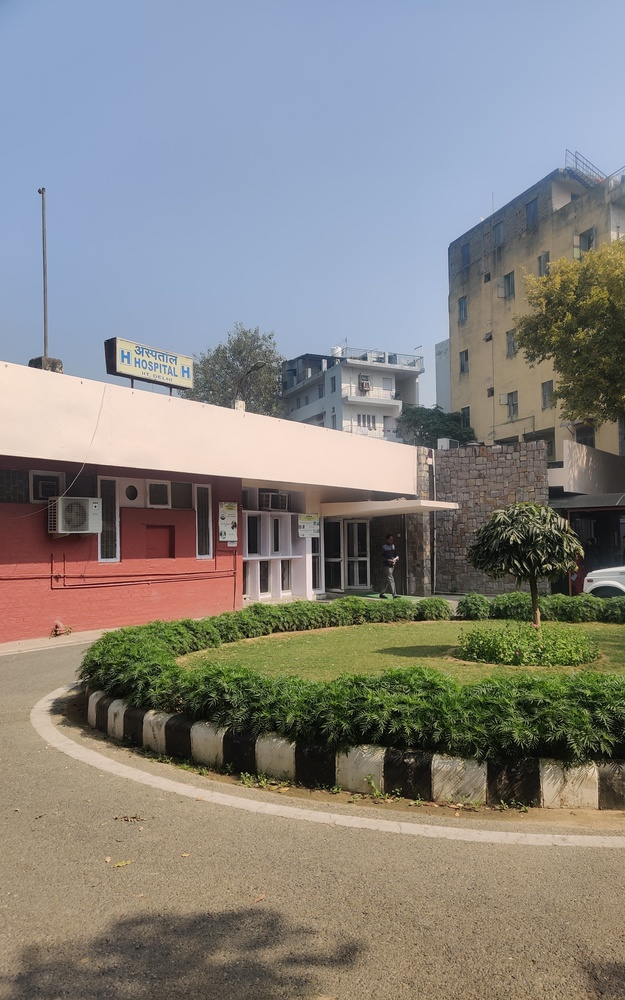
#> input picture Datasets/2/image 1.jpg, 625 x 1000 px, shrunk from 2500 x 4000 before the run; its folder holds only this picture in this run
$ jupyter execute --allow-errors PanaromaStitching.ipynb.ipynb   (older library calls are emulated)
#> lines starting #> are read from the running program, lines starting #| are printed output that depends on the picture
[cell 1]
import cv2
import numpy as np
import matplotlib.pyplot as plt
import math
import glob
import warnings
warnings.filterwarnings("ignore")

[cell 2]
#Directory path where data is stored
#Dataset name
#Directory to save the panaroma
#Is blurring the image needed
DataDirectoryPath="Datasets/"
DataSet="2/"
resultDir="Results/"
resultName="stitchedImg4.jpg"
blurImage=True
blurKernelSize=5
blurSigma=2
patchSize=5

[cell 3]
#Hessian corner detection threshold
#Patch MSE difference threshold
#Proximity threshold (L2 norm between coordinates)
cornerThreshold=350
matchingThreshold=20
proximityThreshold=300

[cell 4]
#Funcction to draw circles around corners
# [4 lines left out: function drawCircles, not called in this run]

[cell 5]
#Hessian corner detection code
def HessianCornerDetection(img,cornerThreshold=cornerThreshold):
    dervX=np.array([[-1.0,0.0,1.0],[-1.0,0.0,1.0],[-1.0,0.0,1.0]])
    dervY=np.array([[-1.0,-1.0,-1.0],[0.0,0.0,0.0],[1.0,1.0,1.0]])

    Ix=cv2.filter2D(img,ddepth=cv2.CV_64F,kernel=dervX)
    Iy=cv2.filter2D(img,ddepth=cv2.CV_64F,kernel=dervY)
    Ixx=cv2.filter2D(Ix,ddepth=cv2.CV_64F,kernel=dervX)
    Iyy=cv2.filter2D(Iy,ddepth=cv2.CV_64F,kernel=dervY)
    Ixy=cv2.filter2D(Ix,ddepth=cv2.CV_64F,kernel=dervY)
    Iyx=cv2.filter2D(Iy,ddepth=cv2.CV_64F,kernel=dervX)

    cornerPoints=[]

    for i in range(img.shape[0]):
        for j in range(img.shape[1]):
            minEigValue=np.min(np.abs(np.linalg.eigvals(np.array([[Ixx[i][j], Ixy[i][j]],[Iyx[i][j], Iyy[i][j]]]))))
            if np.abs(minEigValue) > cornerThreshold:
                cornerPoints.append([i,j])

    return np.array(cornerPoints)

[cell 6]
def findL2Norm(patch1,patch2):
    return np.sum(np.square(patch1-patch2))

[cell 7]
#HOG descriptor code (but not used for image stitching)
# [17 lines left out: function HOG, not called in this run]

[cell 8]
#Normalising the patch
def meanNormalisation(patch):
    return (patch-np.mean(patch))/np.std(patch)

[cell 9]
#Finding the matching corners in two images
def matchingCorners(img1,img2,matchingThreshold=matchingThreshold):
    cornerPoints1=HessianCornerDetection(img1,cornerThreshold=cornerThreshold)
    cornerPoints2=HessianCornerDetection(img2,cornerThreshold=cornerThreshold)
    commonCorners1=[]
    commonCorners2=[]

    for i in range(len(cornerPoints1)):
        leftCornerX=cornerPoints1[i][0]-patchSize
        leftCornerY=cornerPoints1[i][1]-patchSize
        rightCornerX=cornerPoints1[i][0]+patchSize
        rightCornerY=cornerPoints1[i][1]+patchSize

        if leftCornerX<0 or leftCornerY<0 or rightCornerX>img1.shape[0] or rightCornerY>img1.shape[1]:
            continue

        patch1=img1[leftCornerX:rightCornerX,leftCornerY:rightCornerY]
        bestMatchScore=-1
        bestMatchIndex=-1
        feature1=meanNormalisation(patch1)

        for j in range(len(cornerPoints2)):
            #if np.linalg.norm(cornerPoints2[j]-cornerPoints1[i])>proximityThreshold:
            #    continue
            leftCornerX=cornerPoints2[j][0]-patchSize
            leftCornerY=cornerPoints2[j][1]-patchSize
            rightCornerX=cornerPoints2[j][0]+patchSize
            rightCornerY=cornerPoints2[j][1]+patchSize

            if leftCornerX<0 or leftCornerY<0 or rightCornerX>img2.shape[0] or rightCornerY>img2.shape[1]:
                continue
            patch2=img2[leftCornerX:rightCornerX,leftCornerY:rightCornerY]
            feature2=meanNormalisation(patch2)
            diff = findL2Norm(feature1,feature2)
            if (diff < bestMatchScore or bestMatchScore ==-1):
                bestMatchScore=diff
                bestMatchIndex=j
        if bestMatchScore==-1:
            continue
        if bestMatchScore < matchingThreshold:
            commonCorners1.append(cornerPoints1[i])
            commonCorners2.append(cornerPoints2[bestMatchIndex])
    print("The number of matching corners is ", len(commonCorners1))
    return np.array(commonCorners1),np.array(commonCorners2)

[cell 10]
# [7 lines left out: function plotMatching, not called in this run]

[cell 11]
#Finding the affine matrix
#Y is the destination
# [5 lines left out: function AffineTransform, not called in this run]

[cell 12]
#MSE loss
# [5 lines left out: function errorCalculation, not called in this run]

[cell 13]
#RANSAC to find the best fit for affine matrix.
def RANSACFit(X,Y,pointInlineError=20,iter=2000,nPoints=3,fitThreshold=0.8,seedThreshold=0.4):
    nPoints=int(max(nPoints,seedThreshold*len(X)))
    finalAffine=np.zeros((3,3))
    for i in range(iter):
        idxSelected=list(set(np.random.randint(0,len(X)-1,nPoints)))
        idxNotSelected=list(set(np.linspace(0,len(X)-1,len(X),dtype = int))-set(idxSelected))
        xSelected=X[idxSelected,:]
        ySelected=Y[idxSelected,:]

        xNotSelected=X[idxNotSelected,:]
        yNotSelected=Y[idxNotSelected,:]
        affineMatrix=AffineTransform(xSelected,ySelected)
        error=errorCalculation(affineMatrix,xNotSelected,yNotSelected)
        mask= error<=pointInlineError
        bestError=np.inf

        if np.sum(mask) >= fitThreshold*len(xNotSelected):
            tempX=np.append(xSelected,xNotSelected[mask],0)
            tempY=np.append(ySelected,yNotSelected[mask],0)
            affineMatrix=AffineTransform(tempX,tempY)
            error=np.sum(errorCalculation(affineMatrix,X,Y))
            if error <bestError:
                finalAffine=affineMatrix
                bestError=error
    return finalAffine

[cell 14]
#removing the black edges
# [7 lines left out: function correctBorders, not called in this run]

[cell 15]
#blurring the image and converting to grayscale
def imgPreProcessing(img):
    img=cv2.GaussianBlur(cv2.cvtColor(img, cv2.COLOR_BGR2GRAY),(blurKernelSize,blurKernelSize),blurSigma)
    return img

[cell 16]
#Stitching two images
# [22 lines left out: function pairwiseStitching, not called in this run]

[cell 17]
#Pyramid wise panaroma stitching (Taking 2 pairs of images and stitching them and continue the process till only 1 image is left)
# [23 lines left out: function PairWisePanaromaMatching, not called in this run]

[cell 18]
#Starting function
def PanaromaMatching(images):
    refImgIdx=0

    refImg=cv2.imread(images[refImgIdx])
#> refImg is the input picture: shape (1000, 625, 3); mean B, G, R 128.9, 132.5, 134.2

    for i in range(refImgIdx+1,len(images)):
        print("Starting Processing idx ",i)
        rightImg=cv2.imread(images[i])

        affImgGray=imgPreProcessing(rightImg.copy())
        refImgGray=imgPreProcessing(refImg.copy())

        refImg=pairwiseStitching(refImg , rightImg, refImgGray, affImgGray)
        print("Stitched img shape is ",refImg.shape)
        plt.imshow(refImg,cmap="gray")
        plt.show()
    return refImg

[cell 19]
#reading the images in ascending order of the names
images = []
for img in glob.glob(DataDirectoryPath+DataSet+"*.jpg"):
    images.append(img)

images=sorted([i for i in images if i.endswith(".jpg")], key=lambda x: (int((x.split(" ")[1]).split(".")[0]), x))

[cell 20]
images

[cell 21]
stitchedImg=PanaromaMatching(images)
#cv2.imwrite(resultDir+resultName ,stitchedImg)

[cell 22]
cv2.imwrite(resultDir+resultName ,stitchedImg)
#> Out = True

[cell 23]
#Ignore below this

[cell 24]
refImg=cv2.imread(DataDirectoryPath+DataSet+"image 0.jpg")
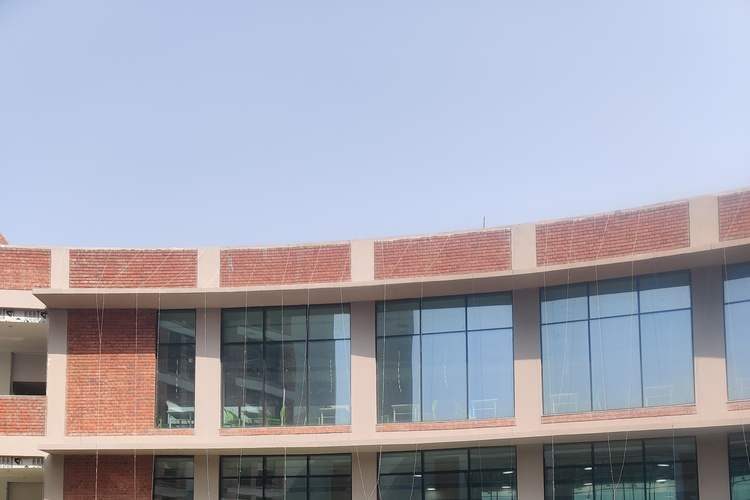
#> input picture Datasets/1/image 0.jpg, 750 x 500 px, shrunk from 3000 x 2000 before the run, found by its file name
#> refImg is the input picture: shape (500, 750, 3); mean B, G, R 176.5, 163.7, 162.4
affImg=cv2.imread(DataDirectoryPath+DataSet+"image 14.jpg")
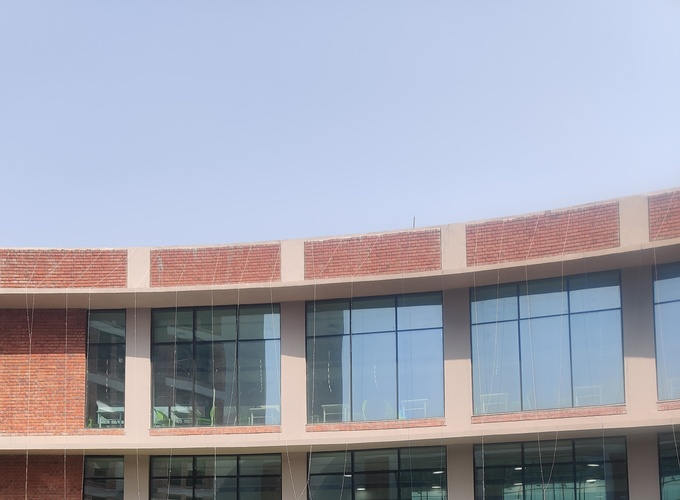
#> input picture Datasets/1/image 14.jpg, 680 x 500 px, shrunk from 2720 x 2000 before the run, found by its file name
#> affImg is the input picture: shape (500, 680, 3); mean B, G, R 176.2, 162.9, 160.9
#img3=cv2.imread(DataDirectoryPath+DataSet+"image 2.jpg")

[cell 25]
matchingCorners1,matchingCorners2=matchingCorners(imgPreProcessing(refImg.copy()),imgPreProcessing(affImg.copy()),matchingThreshold=matchingThreshold)
#> in imgPreProcessing, `img=cv2.GaussianBlur(cv2.cvtColor(img, cv2.COLOR_BGR2GRAY),(blurKernel..`:
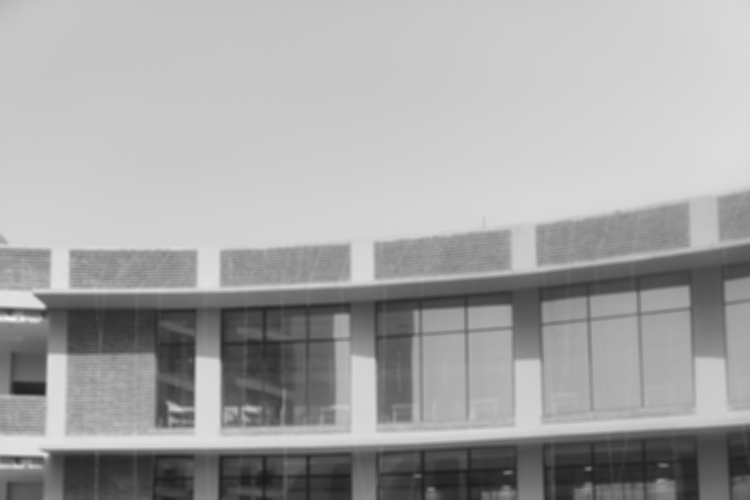
#> img: shape (500, 750); min 26, max 242, mean 164.8
#> in imgPreProcessing (call 2), `img=cv2.GaussianBlur(cv2.cvtColor(img, cv2.COLOR_BGR2GRAY),(blurKernel..`:
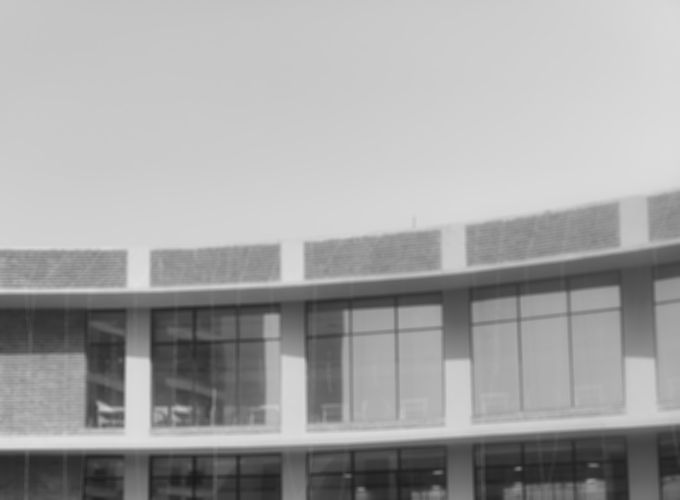
#> img: shape (500, 680); min 26, max 224, mean 163.8
#> in HessianCornerDetection, `dervX=np.array([[-1.0,0.0,1.0],[-1.0,0.0,1.0],[-1.0,0.0,1.0]])`: dervX = [[-1, 0, 1], [-1, 0, 1], [-1, 0, 1]]
#> in HessianCornerDetection, `Ix=cv2.filter2D(img,ddepth=cv2.CV_64F,kernel=dervX)`:
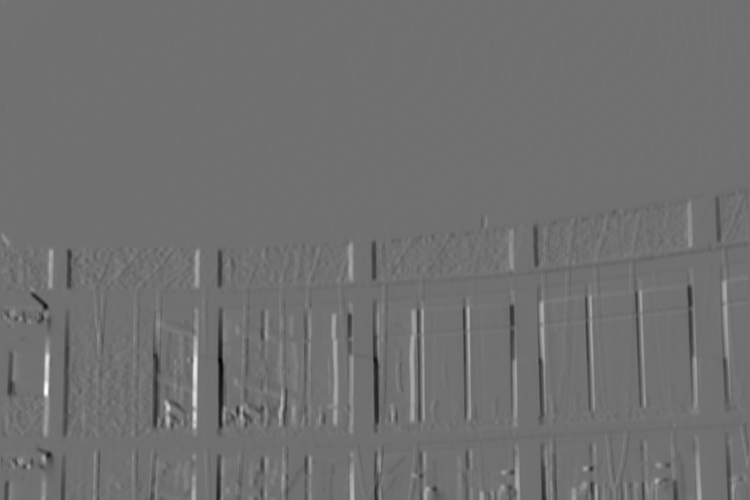
#> Ix: shape (500, 750) float64; min -199, max 251, mean -0.1; drawn with min black and max white
#> in HessianCornerDetection, `Ixy=cv2.filter2D(Ix,ddepth=cv2.CV_64F,kernel=dervY)`:
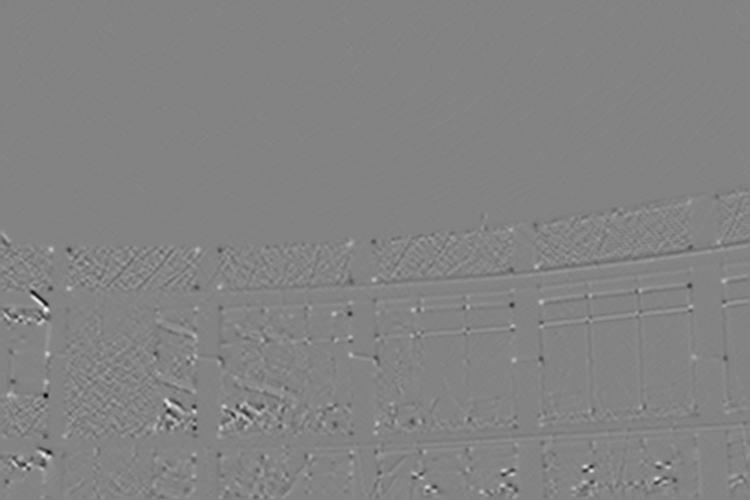
#> Ixy: shape (500, 750) float64; min -242, max 226, mean 0; drawn with min black and max white
#> after the loop in HessianCornerDetection, `for i in range(img.shape[0]):`: cornerPoints = []
#> in matchingCorners, `cornerPoints1=HessianCornerDetection(img1,cornerThreshold=cornerThresh..`: cornerPoints1 = empty array
#> call 2 of HessianCornerDetection, with cornerThreshold = 350
#> in HessianCornerDetection (call 2), `Iy=cv2.filter2D(img,ddepth=cv2.CV_64F,kernel=dervY)`:
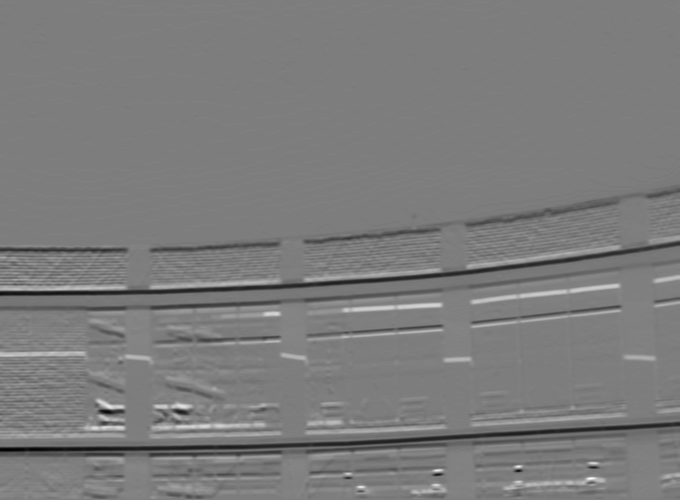
#> Iy: shape (500, 680) float64; min -180, max 187, mean -1.4; drawn with min black and max white
#> in HessianCornerDetection (call 2), `Iyy=cv2.filter2D(Iy,ddepth=cv2.CV_64F,kernel=dervY)`:
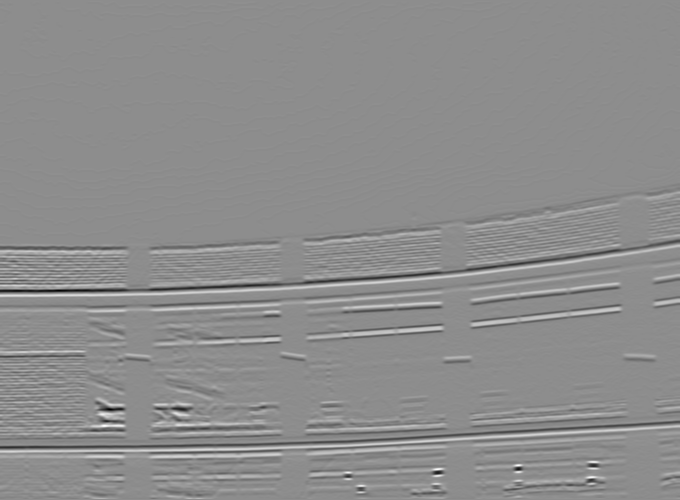
#> Iyy: shape (500, 680) float64; min -617, max 498, mean 0; drawn with min black and max white
#> in HessianCornerDetection (call 2), `Ixy=cv2.filter2D(Ix,ddepth=cv2.CV_64F,kernel=dervY)`:
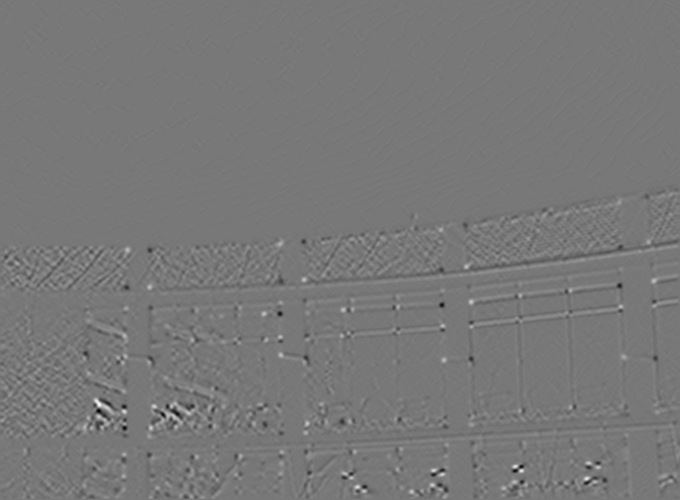
#> Ixy: shape (500, 680) float64; min -174, max 195, mean 0; drawn with min black and max white
#> after the loop in matchingCorners, `for i in range(len(cornerPoints1)):`: commonCorners1 = []
#| The number of matching corners is  0
#> matchingCorners1 = empty array; matchingCorners2 = empty array

#> (a cell that did not finish here is left out)

#> in RANSACFit, `nPoints=int(max(nPoints,seedThreshold*len(X)))`: nPoints = 3
#> after the loop in RANSACFit, `for i in range(iter):`: finalAffine = [[0, 0, 0], [0, 0, 0], [0, 0, 0]]

#> (a cell that did not finish here is left out)

[cell 28]
h=max(refImg.shape[0],affImg.shape[0])
#> h = 500
w=max(refImg.shape[1],affImg.shape[1])
#> w = 750
M1 = np.float32([[1, 0, h/2], [0, 1, w/2]])
#> M1 = [[1, 0, 250], [0, 1, 375]]
refImgCentered = cv2.transpose((cv2.warpAffine(cv2.transpose(refImg), M1,(affImg.shape[0]+refImg.shape[0], affImg.shape[1]+refImg.shape[1]))))
affImgCentered = cv2.transpose((cv2.warpAffine(cv2.transpose(affImg), M1,(affImg.shape[0]+refImg.shape[0], affImg.shape[1]+refImg.shape[1]))))
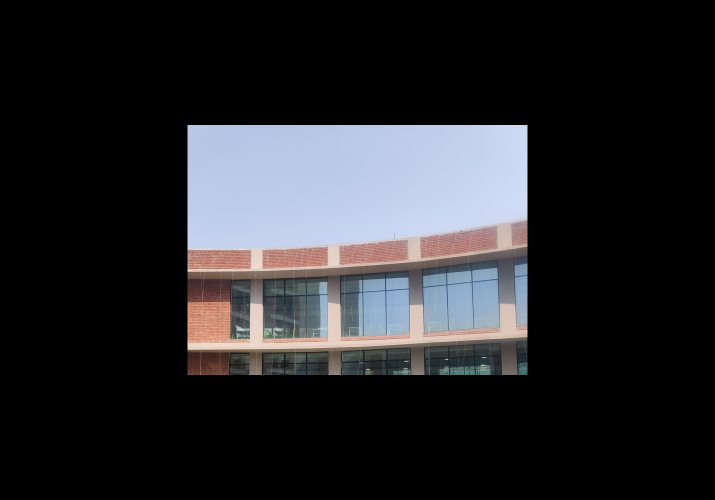
#> affImgCentered: shape (1000, 1430, 3) (shown at 1/2 size); mean B, G, R 41.9, 38.7, 38.3
